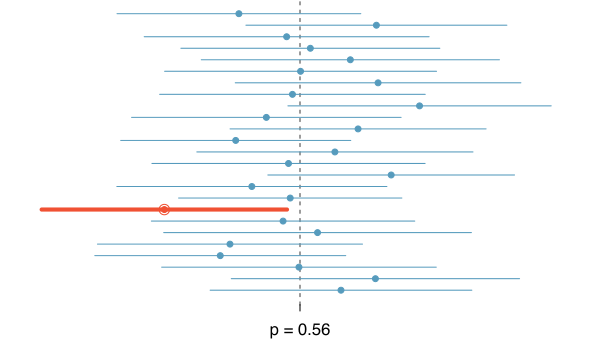

Source code (R):
library(openintro)
data(COL)
data(run10)
set.seed(52)

# This still references run10, but the actual range of values
# isn't shown, so just tweaking the printed value.

myPDF('95PercentConfidenceInterval.pdf', 6, 3.4,
      mar = c(1.7, 1, 0, 1),
      mgp = c(2.7, 0.7, 0))
m <- 94.52
s <- 16.0
n <- 100
k <- 25
SE <- s/sqrt(n)

set.seed(3)
means <- c()
SE    <- c()
for(i in 1:k){
  temp <- sample(nrow(run10), n)
  d    <- run10$time[temp]
  means[i] <- mean(d, na.rm = TRUE)
  SE[i]    <- sd(d)/sqrt(n)
}
xR <- m + 4 * c(-1, 1) * s / sqrt(n)
yR <- c(0.7, 25.3)
plot(xR, yR,
     type = 'n',
     xlab = 'run time (minutes)',
     ylab = '',
     axes = FALSE)
abline(v = m, lty = 2, col = COL[5,2])
axis(1, at = m, "p = 0.56")
for(i in 1:k){
  ci <- means[i] + 2 * c(-1, 1) * SE[i]
  if(abs(means[i] - m) > 1.96 * SE[i]){
    col <- COL[4]
    points(means[i], i, cex = 1.4, col = col)
    lines(ci, rep(i, 2), col = col, lwd = 4)
  } else {
    col <- COL[1]
  }
  points(means[i], i, pch = 20, cex = 1.2, col = col)
  lines(ci, rep(i, 2), col = col)
}
dev.off()
